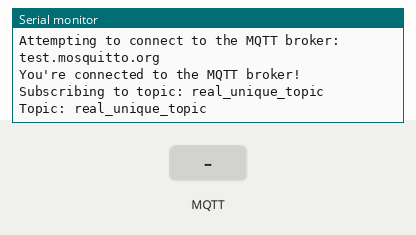
A sketch run on a simulated Arduino MKR. On the bench: the last lines printed to the serial monitor. The inputs (shaded band) are chosen by the test bench. WiFi joins after 1.5 s; servers stay silent unless stated; no MQTT or app messages arrive unless stated.

Above: at 2.7 s.
2.8 s: MQTT message "1" arrives on the first subscribed topic
At 3.1 s:
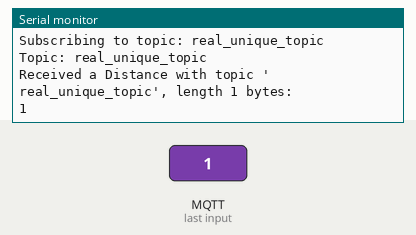
4.3 s: MQTT message "on" arrives on the first subscribed topic
At 5.5 s:
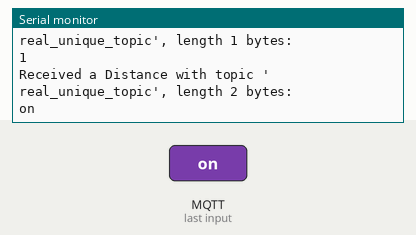
5.8 s: MQTT message "off" arrives on the first subscribed topic
At 6.6 s:
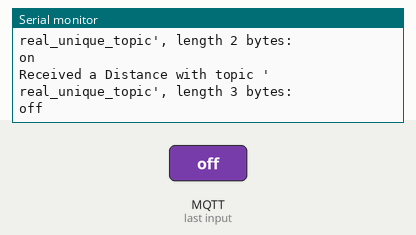

The sketch:

MQTT_ultra_receiver.ino
```cpp
#include <ArduinoMqttClient.h>
#include <WiFiNINA.h>
#include "arduino_secrets.h"

///////please enter your sensitive data in the Secret tab/arduino_secrets.h
char ssid[] = SECRET_SSID;        // your network SSID
char pass[] = SECRET_PASS;    // your network password

WiFiClient wifiClient;
MqttClient mqttClient(wifiClient);

const char broker[] = "test.mosquitto.org";
int        port     = 1883;
const char topic[]  = "real_unique_topic";


void setup() {
  //Initialize serial and wait for port to open:
  Serial.begin(9600);
  while (!Serial) {
    ; // wait for serial port to connect. Needed for native USB port only
  }
  // attempt to connect to Wifi network:
  Serial.print("Attempting to connect to SSID: ");
  Serial.println(ssid);
  while (WiFi.begin(ssid, pass) != WL_CONNECTED) {
    // failed, retry
    Serial.print(".");
    delay(2000);
  }

  Serial.println("You're connected to the network");
  Serial.println();

  Serial.print("Attempting to connect to the MQTT broker: ");
  Serial.println(broker);

  if (!mqttClient.connect(broker, port)) {
    Serial.print("MQTT connection failed! Error code = ");
    Serial.println(mqttClient.connectError());

    while (1);
  }

  Serial.println("You're connected to the MQTT broker!");
  Serial.println();

  // set the message receive callback
  mqttClient.onMessage(onMqttMessage);

  Serial.print("Subscribing to topic: ");
  Serial.println(topic);
  Serial.println();

  // subscribe to a topic
  mqttClient.subscribe(topic);


  // topics can be unsubscribed using:
  // mqttClient.unsubscribe(topic);

  Serial.print("Topic: ");
  Serial.println(topic);


  Serial.println();
}

void loop() {
  // call poll() regularly to allow the library to receive MQTT messages and
  // send MQTT keep alive which avoids being disconnected by the broker
  mqttClient.poll();
}

void onMqttMessage(int messageSize) {
  // we received a message, print out the topic and contents
  Serial.println("Received a Distance with topic '");
  Serial.print(mqttClient.messageTopic());
  Serial.print("', length ");
  Serial.print(messageSize);
  Serial.println(" bytes:");

  // use the Stream interface to print the contents
  while (mqttClient.available()) {
    Serial.print((char)mqttClient.read());
  }
  Serial.println();
  Serial.println();
}
```

arduino_secrets.h
```cpp
#define SECRET_SSID "Galaxy S24 Ultra B9EA"
#define SECRET_PASS "88888888"
```

Measured:
- after the input at 2.8 s, the serial monitor: prints a new line at once (image 1)
- after the input at 4.3 s, the serial monitor: prints a new line at once (image 2)
- after the input at 5.8 s, the serial monitor: prints a new line at once (image 3)
